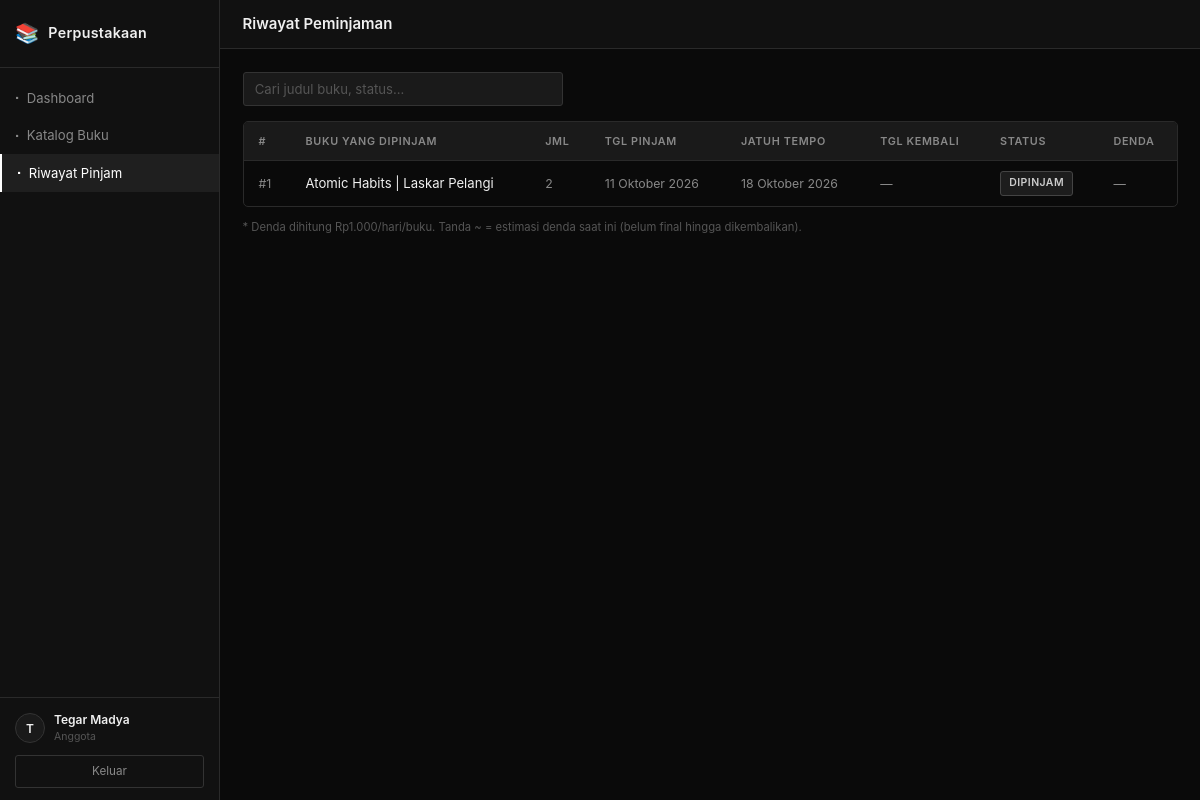
Screenshot of /anggota/riwayat.php (signed in) with the database file from the repository.
### tables this page shows
CREATE TABLE peminjaman (
    id                  INT UNSIGNED AUTO_INCREMENT PRIMARY KEY,
    user_id             INT UNSIGNED NOT NULL,
    tanggal_pinjam      DATE         NOT NULL,
    tanggal_jatuh_tempo DATE         NOT NULL,
    tanggal_kembali     DATE         DEFAULT NULL,
    status              ENUM('dipinjam','dikembalikan') NOT NULL DEFAULT 'dipinjam',
    denda               DECIMAL(12,2) NOT NULL DEFAULT 0.00,
    CONSTRAINT fk_peminjaman_user FOREIGN KEY (user_id) REFERENCES users(id) ON UPDATE CASCADE
);

### includes/fungsi.php (called while the page is built, shortened)
<?php
function formatTanggal(?string $tanggal): string {
    $bulan = [
        1=>'Januari',2=>'Februari',3=>'Maret',4=>'April',
        5=>'Mei',6=>'Juni',7=>'Juli',8=>'Agustus',
        9=>'September',10=>'Oktober',11=>'November',12=>'Desember'
    ];
    $d = new DateTime($tanggal);
    return $d->format('d') . ' ' . $bulan[(int)$d->format('n')] . ' ' . $d->format('Y');
}
function isTelat(string $jatuhTempo): bool {
    $today   = new DateTime();
    $expired = new DateTime($jatuhTempo);
    return $today > $expired;
}
function e(string $str): string {
    return htmlspecialchars($str, ENT_QUOTES, 'UTF-8');
}

### anggota/riwayat.php (the view, shortened to what this page needs)
<?php
require_once __DIR__ . '/../config/koneksi.php';
require_once __DIR__ . '/../includes/fungsi.php';
$user       = currentUser();
$riwayat = $pdo->prepare("
    SELECT p.*,
           GROUP_CONCAT(b.judul ORDER BY b.judul SEPARATOR ' | ') AS judul_buku,
           COUNT(dp.id) AS jumlah_buku
    FROM peminjaman p
    JOIN detail_peminjaman dp ON p.id = dp.peminjaman_id
    JOIN buku b ON dp.buku_id = b.id
    WHERE p.user_id = :uid
    GROUP BY p.id
    ORDER BY p.id DESC
");
$riwayat->execute([':uid' => $user['id']]);
$data = $riwayat->fetchAll();
require_once __DIR__ . '/../includes/header.php';
?>
<div style="margin-bottom:1rem;">
    <input type="text" class="form-control" style="max-width:320px;"
           placeholder="Cari judul buku, status..."
           data-search-target="#tableRiwayat">
</div>
<?php if (empty($data)): ?>
    <div class="empty-state">
        <div class="empty-state-icon">📋</div>
        <div class="empty-state-text">Belum ada riwayat peminjaman.</div>
        <a href="<?= APP_URL ?>/anggota/katalog.php" class="btn btn-secondary btn-sm" style="margin-top:1rem;">
            Lihat Katalog
        </a>
    </div>
<?php else: ?>
    <div class="table-wrapper">
        <table id="tableRiwayat">
            <thead>
                <tr>
                    <th>#</th>
                    <th>Buku yang Dipinjam</th>
                    <th>Jml</th>
                    <th>Tgl Pinjam</th>
                    <th>Jatuh Tempo</th>
                    <th>Tgl Kembali</th>
                    <th>Status</th>
                    <th>Denda</th>
                </tr>
            </thead>
            <tbody>
                <?php foreach ($data as $p): ?>
                    <?php $isLate = ($p['status'] === 'dipinjam' && isTelat($p['tanggal_jatuh_tempo'])); ?>
                    <tr>
                        <td class="td-muted">#<?= $p['id'] ?></td>
                        <td style="max-width:280px;">
                            <div title="<?= e($p['judul_buku']) ?>">
                                <?= e(mb_strimwidth($p['judul_buku'], 0, 70, '...')) ?>
                            </div>
                        </td>
                        <td class="td-muted"><?= $p['jumlah_buku'] ?></td>
                        <td class="td-muted"><?= formatTanggal($p['tanggal_pinjam']) ?></td>
                        <td class="td-muted"><?= formatTanggal($p['tanggal_jatuh_tempo']) ?></td>
                        <td class="td-muted">
                            <?= $p['tanggal_kembali'] ? formatTanggal($p['tanggal_kembali']) : '—' ?>
                        </td>
                        <td>
                            <?php if ($p['status'] === 'dikembalikan'): ?>
                                <span class="badge badge-dikembalikan">Dikembalikan</span>
                            <?php elseif ($isLate): ?>
                                <span class="badge badge-telat">Terlambat</span>
                            <?php else: ?>
                                <span class="badge badge-dipinjam">Dipinjam</span>
                            <?php endif; ?>
                        </td>
                        <td>
                            <?php if ($p['denda'] > 0): ?>
                                <span class="td-muted"><?= formatRupiah($p['denda']) ?></span>
                            <?php elseif ($isLate): ?>
                                <span class="td-muted">
                                    ~<?= formatRupiah(hitungDenda($p['tanggal_jatuh_tempo'], date('Y-m-d'), $p['jumlah_buku'])) ?>
                                </span>
                            <?php else: ?>
                                <span class="td-muted">—</span>
                            <?php endif; ?>
                        </td>
                    </tr>
                <?php endforeach; ?>
            </tbody>
        </table>
    </div>
    <div style="margin-top:0.75rem;font-size:0.75rem;color:var(--text-muted);">
        * Denda dihitung Rp<?= number_format(DENDA_PER_HARI,0,',','.') ?>/hari/buku.
        Tanda ~ = estimasi denda saat ini (belum final hingga dikembalikan).
    </div>
<?php endif; ?>
<?php require_once __DIR__ . '/../includes/footer.php'; ?>

### assets/css/style.css (style rules this page uses)
*, *::before, *::after { box-sizing: border-box; margin: 0; padding: 0; }
:root { --bg-base: #0a0a0a; --bg-surface: #111111; --bg-elevated: #1a1a1a; --bg-hover: #222222; --border: #2a2a2a; --border-light: #333333; --text-primary: #f0f0f0; --text-secondary: #888888; --text-muted: #555555; --white: #ffffff; --white-dim: rgba(255,255,255,0.06); --status-ok: #6a6a6a; --status-warn: #888888; --status-bad: #4a4a4a; --sidebar-w: 220px; --radius: 5px; --radius-sm: 3px; --transition: 0.15s ease; --font: -apple-system, BlinkMacSystemFont, 'Segoe UI', Roboto, Oxygen, Ubuntu, sans-serif; }
html { font-size: 15px; scroll-behavior: smooth; }
body { font-family: var(--font); background: var(--bg-base); color: var(--text-primary); line-height: 1.6; min-height: 100vh; }
.table-wrapper { overflow-x: auto; border: 1px solid var(--border); border-radius: var(--radius); }
table { width: 100%; border-collapse: collapse; font-size: 0.875rem; }
thead th { background: var(--bg-elevated); color: var(--text-secondary); font-size: 0.72rem; font-weight: 600; text-transform: uppercase; letter-spacing: 0.06em; padding: 0.7rem 1rem; border-bottom: 1px solid var(--border); text-align: left; white-space: nowrap; }
tbody td { padding: 0.65rem 1rem; border-bottom: 1px solid var(--border); color: var(--text-primary); vertical-align: middle; }
tbody tr:last-child td { border-bottom: none; }
.td-muted { color: var(--text-secondary); font-size: 0.82rem; }
.badge { display: inline-block; padding: 0.2rem 0.55rem; font-size: 0.7rem; font-weight: 600; letter-spacing: 0.04em; border-radius: var(--radius-sm); text-transform: uppercase; }
.badge-dipinjam { background: rgba(255,255,255,0.08); color: #ccc; border: 1px solid #444; }
.form-control { width: 100%; background: var(--bg-elevated); border: 1px solid var(--border-light); border-radius: var(--radius-sm); color: var(--text-primary); padding: 0.55rem 0.75rem; font-size: 0.875rem; font-family: var(--font); transition: border-color var(--transition); -webkit-appearance: none; }
.form-control::placeholder { color: var(--text-muted); }

### rows the page displays
peminjaman: id "1", judul_buku "Atomic Habits | Laskar Pelangi", jumlah_buku "2", tanggal_pinjam "11 Oktober 2026", tanggal_jatuh_tempo "18 Oktober 2026", status "DIPINJAM"

### other values shown
APP_NAME "Perpustakaan"
substr($user['nama'], 0, 1) "T"
$user['nama'] "Tegar Madya"
$user['role'] "Anggota"
$pageTitle "Riwayat Peminjaman"
DENDA_PER_HARI "1.000"
